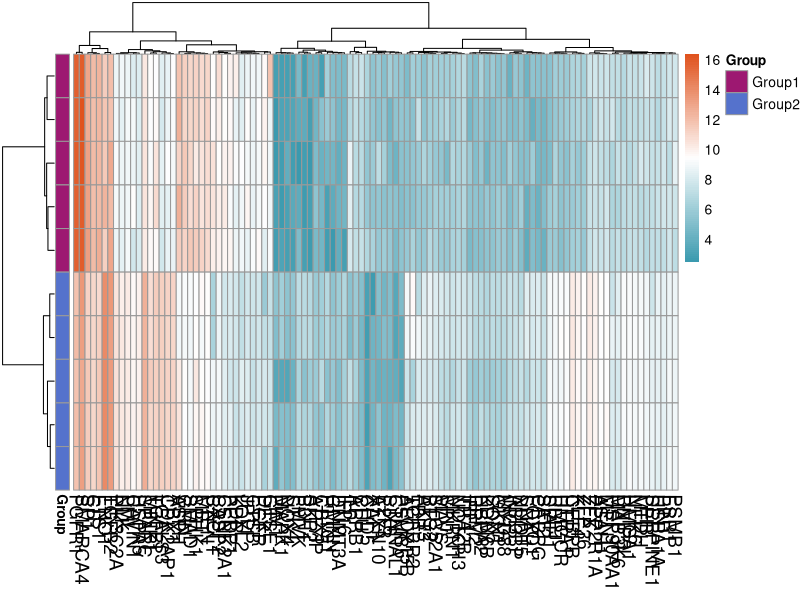

R code for this plot:
# 设置工作目录 (可选，如果数据文件在当前工作目录下则不需要)
setwd("F:/R") 

# 加载必要的包
library(pheatmap)

# 1. 数据读取和预处理
# 读取差异基因与其他特定基因表达数据的交集，假设文件名为 "DEGs_intersect.csv",将第一行作为列名，将第一列作为行名。
#==========================================================================================================================================================
#header = TRUE (列名/表头):
#如果 CSV 文件第一行是列名,务必设置 header = TRUE,否则 R 会将列名当作数据。
#row.names = 1 (行名):
#row.names 可以是数字,表示第几列是行名；也可以是字符串,表示列名是什么。例如,如果行名在名为 "ID" 的列中,可以使用 row.names = "ID"。
#重要提示：当使用 row.names = 1 时,R 会将第一列作为行名,并且这一列将不再作为数据的一部分出现在数据框中。这意味着数据框的列数会比 CSV 文件中少一列。
#==========================================================================================================================================================
data_matrix <- read.csv("DEGs_intersect.csv", header = TRUE, row.names = 1)

# 转置数据矩阵
data_matrix <- t(data_matrix)

# 创建样本分组信息,假设前 5 个样本是 Group1，后 5 个样本是 Group2
sample_groups <- c(rep("Group1", 5), rep("Group2", 5))


# 2. 绘制热力图
# 创建样本分组信息的 data.frame，并确保行名匹配
annotation_row <- data.frame(Group = sample_groups, row.names = rownames(data_matrix))
# 指定行注释信息的颜色
annotation_colors <- list(Group = c(Group1 = "#9D1871", Group2 = "#5572CC"))

# 绘制热图并保存为图片文件（例如，PNG格式）
png("Gene_Cross_heatmap.png", width = 25, height = 9.5, units = "in", res = 500)

pheatmap(data_matrix,
         color = colorRampPalette(c("#3B9AAF", "white", "#E0531E"))(100),
         cluster_rows = TRUE,   #基于基因表达数据对样本进行聚类。
         cluster_cols = TRUE,   #基于基因表达数据对基因进行聚类。
         show_rownames = FALSE, #控制是否显示行名（样本名）。
         show_colnames = TRUE,  #控制是否显示列名（基因名）。
         annotation_row = annotation_row, #为热图的每一行添加注释信息,注释信息是样本分组。
         annotation_colors = annotation_colors, #指定行注释信息的颜色。
         
         # 调整聚类树线条粗细
         treeheight_row = 34,    #  调整行聚类树的高度
         treeheight_col = 34,    #  调整列聚类树的高度
         
         # 修改聚类树线条粗细
         gaps_row = NULL, # 设置聚类树的间隔
         gaps_col = NULL, # 设置聚类树的间隔
         
         # 增加聚类树美观度
         clustering_distance_rows = "euclidean", # 设置行聚类的距离方法
         clustering_distance_cols = "euclidean", # 设置列聚类的距离方法
         clustering_method = "ward.D2", # 设置聚类方法（例如，ward.D2）
         
         
         #调整边距和标签
         fontsize_row = 13.5,
         fontsize_col = 13.5,
         
         # 避免行名或列名太长导致重叠
         # cutree_rows = 5 #将行聚类树分成5组，根据需要调整
         # cutree_cols = 3 #将列聚类树分成3组，根据需要调整
         # 或是增加画布大小，如上述png设置
         
)

dev.off()
